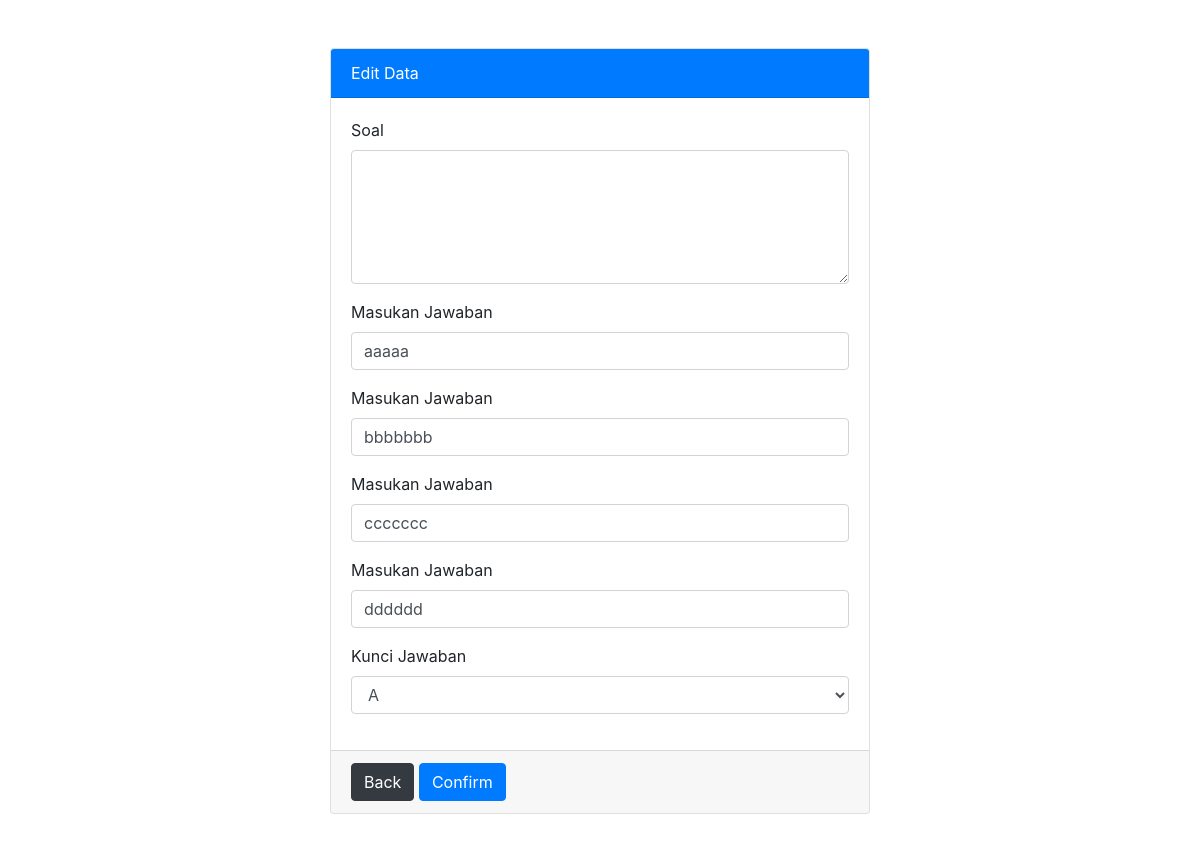
Page /ubah.php?id=27 (signed in) on the committed database.
### tables this page shows
CREATE TABLE `soal` (
  `id` int(11) NOT NULL,
  `soal` varchar(255) NOT NULL,
  `a` varchar(255) NOT NULL,
  `b` varchar(255) NOT NULL,
  `c` varchar(255) NOT NULL,
  `d` varchar(255) NOT NULL,
  `kunci` varchar(255) NOT NULL
);

### funcition.php (called while the page is built, shortened)
<?php
$conn = mysqli_connect("localhost","root","","latihan1");
function query($query){
	global $conn;
	$result = mysqli_query($conn, $query);
	$rows = [];
	while( $row = mysqli_fetch_assoc($result)){
		$rows[] = $row;
	}
	return $rows;
}
?>

### ubah.php (the view, shortened to what this page needs)
<?php
require 'funcition.php';
$id = $_GET["id"];
$mhs = query("SELECT * FROM soal WHERE id=$id")[0];
?>
<!DOCTYPE html>
<html>
<head>
	<link rel="stylesheet" href="assets/css/bootstrap.min.css">
</head>
<body>
<div class="container">
	<div class="row justify-content-center">
		<div class="col col-6">
	<div class="card mt-5 mb-5">
		<div class="card-header bg-primary text-white">
			Edit Data
		</div>
		<div class="card-body">
<form action="" method="post" enctype="multipart/form-data">
	<div class="form-group ">
	    <label for="soal">Soal</label>
	    <textarea class="form-control" name="soal" id="soal" rows="5" value="<?= $mhs["soal"]; ?>"></textarea>
  	</div>
  <div class="form-group">
    <label for="a">Masukan Jawaban</label>
    <input type="text" class="form-control" name="a" id="a" placeholder="jawaban A" value="<?= $mhs["a"]; ?>">
  </div>
  <div class="form-group">
    <label for="b">Masukan Jawaban</label>
    <input type="text" class="form-control" name="b" id="b" placeholder="jawaban B" value="<?= $mhs["b"]; ?>">
  </div>
  <div class="form-group">
    <label for="c">Masukan Jawaban</label>
    <input type="text" class="form-control" name="c" id="c" placeholder="jawaban C" value="<?= $mhs["c"]; ?>">
  </div>
  <div class="form-group">
    <label for="d">Masukan Jawaban</label>
    <input type="text" class="form-control" name="d" id="d" placeholder="jawaban D" value="<?= $mhs["d"]; ?>">
  </div>
  <div class="form-group">
    <label for="kunci">Kunci Jawaban</label>
    <select class="form-control" id="kunci" name="kunci">
      	<option value="a" >A</option>
    </select>
  </div>
  </div>
  <div class="card-footer">
	  <a href="halaman_admin.php" class="btn btn-dark ">Back</a>
	  <button type="submit" name="submit" class="btn btn-primary">Confirm</button>
  </div>
</div>
</div>
</div>
</div>
</body>
</html>

### rows in the picture
soal: a "aaaaa", b "bbbbbbb", c "ccccccc", d "dddddd"
